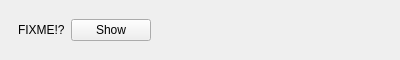
<?xml version="1.0" encoding="UTF-8"?>
<ui version="4.0">
 <class>Recording::LastFilePane</class>
 <widget class="QWidget" name="Recording::LastFilePane">
  <property name="geometry">
   <rect>
    <x>0</x>
    <y>0</y>
    <width>400</width>
    <height>60</height>
   </rect>
  </property>
  <property name="sizePolicy">
   <sizepolicy hsizetype="Preferred" vsizetype="Minimum">
    <horstretch>0</horstretch>
    <verstretch>0</verstretch>
   </sizepolicy>
  </property>
  <layout class="QGridLayout" name="gridLayout">
   <property name="leftMargin">
    <number>18</number>
   </property>
   <property name="rightMargin">
    <number>12</number>
   </property>
   <item row="0" column="0">
    <widget class="QLabel" name="label">
     <property name="text">
      <string notr="true">FIXME!?</string>
     </property>
    </widget>
   </item>
   <item row="0" column="1">
    <widget class="QPushButton" name="showButton">
     <property name="text">
      <string>Show</string>
     </property>
    </widget>
   </item>
   <item row="0" column="2">
    <spacer name="horizontalSpacer">
     <property name="orientation">
      <enum>Qt::Horizontal</enum>
     </property>
     <property name="sizeHint" stdset="0">
      <size>
       <width>40</width>
       <height>20</height>
      </size>
     </property>
    </spacer>
   </item>
  </layout>
 </widget>
 <resources/>
 <connections/>
</ui>
